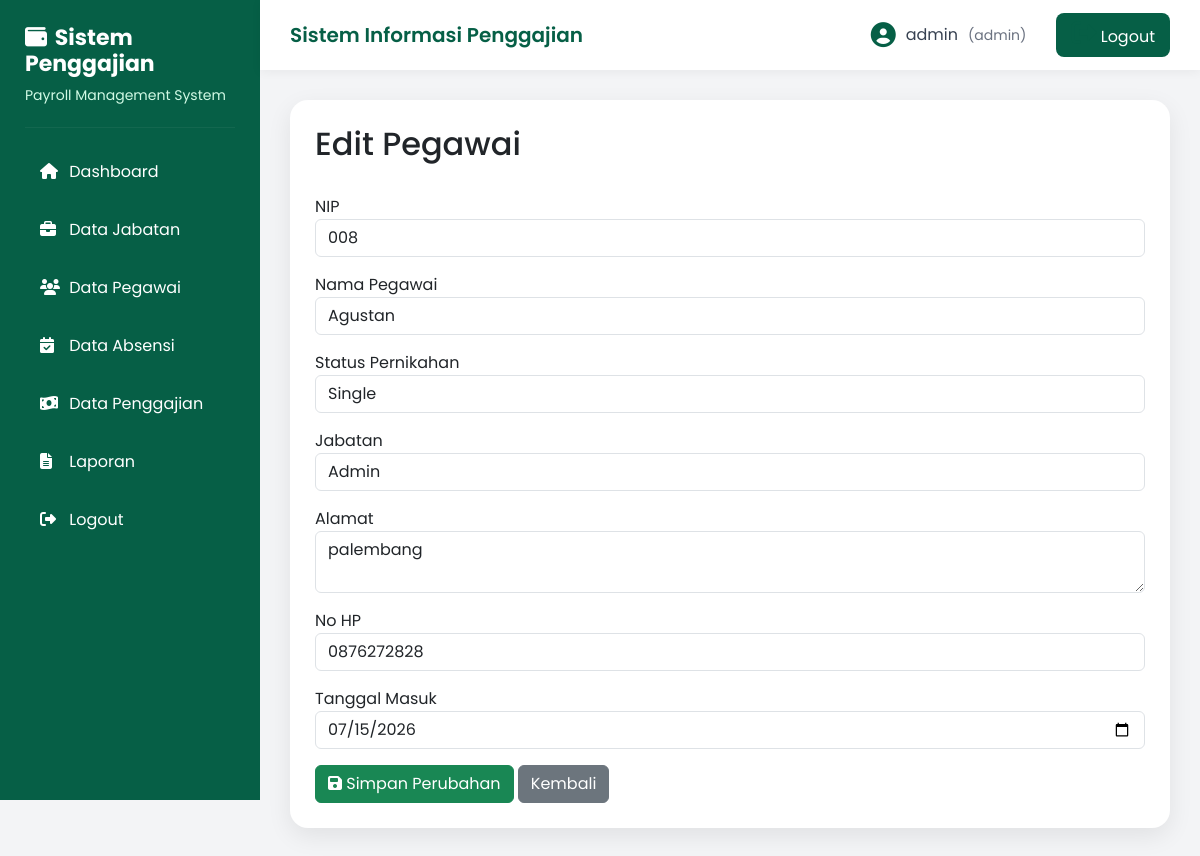
The app's page /admin/pegawai/edit.php?id=6 (signed in) with its own data.
### tables this page shows
CREATE TABLE `pegawai` (
  `id_pegawai` int(11) NOT NULL,
  `nip` varchar(20) NOT NULL,
  `nama_pegawai` varchar(100) NOT NULL,
  `alamat` text NOT NULL,
  `no_hp` varchar(15) DEFAULT NULL,
  `tanggal_masuk` date NOT NULL,
  `id_jabatan` int(11) NOT NULL,
  `status_pernikahan` enum('Single','Menikah') NOT NULL DEFAULT 'Single'
);

CREATE TABLE `jabatan` (
  `id_jabatan` int(11) NOT NULL,
  `nama_jabatan` varchar(100) NOT NULL,
  `gaji_pokok` decimal(12,2) NOT NULL,
  `tunjangan` decimal(12,2) NOT NULL
);

### admin/pegawai/edit.php (the view, shortened to what this page needs)
<?php
include '../../config/koneksi.php';
$id = $_GET['id'];
$data = mysqli_query($koneksi,"
SELECT *
FROM pegawai
WHERE id_pegawai='$id'
");
$row = mysqli_fetch_assoc($data);
$jabatan = mysqli_query($koneksi,"
SELECT *
FROM jabatan
ORDER BY nama_jabatan ASC
");
include '../../template/header.php';
include '../../template/sidebar.php';
include '../../template/navbar.php';
?>
<div class="content">
<div class="card-custom">
<h2>Edit Pegawai</h2>
<br>
<form action="proses_edit.php" method="POST">
<div class="mb-3">
<label>NIP</label>
<input
type="text"
name="nip"
class="form-control"
value="<?= $row['nip']; ?>"
required>
</div>
<div class="mb-3">
<label>Nama Pegawai</label>
<input
type="text"
name="nama_pegawai"
class="form-control"
value="<?= $row['nama_pegawai']; ?>"
required>
</div>
<div class="mb-3">
<label>Status Pernikahan</label>
<select
name="status_pernikahan"
class="form-control"
required>
<option value="Single"
<?= ($row['status_pernikahan']=="Single") ? "selected" : ""; ?>>
Single
</option>
</select>
</div>
<div class="mb-3">
<label>Jabatan</label>
<select
name="id_jabatan"
class="form-control"
required>
<?php while($j=mysqli_fetch_assoc($jabatan)){ ?>
<option
value="<?= $j['id_jabatan']; ?>"
<?= ($j['id_jabatan']==$row['id_jabatan']) ? 'selected' : ''; ?>>
<?= $j['nama_jabatan']; ?>
</option>
<?php } ?>
</select>
</div>
<div class="mb-3">
<label>Alamat</label>
<textarea
name="alamat"
class="form-control"><?= $row['alamat']; ?></textarea>
</div>
<div class="mb-3">
<label>No HP</label>
<input
type="text"
name="no_hp"
class="form-control"
value="<?= $row['no_hp']; ?>">
</div>
<div class="mb-3">
<label>Tanggal Masuk</label>
<input
type="date"
name="tanggal_masuk"
class="form-control"
value="<?= $row['tanggal_masuk']; ?>"
required>
</div>
<button
type="submit"
class="btn btn-success">
<i class="fas fa-save"></i>
Simpan Perubahan
</button>
<a
href="index.php"
class="btn btn-secondary">
Kembali
</a>
</form>
</div>
</div>
<?php
include '../../template/footer.php';
?>

### assets/css/style.css (style rules this page uses)
* { margin:0; padding:0; box-sizing:border-box; font-family:'Poppins',sans-serif; }
body { background:#F3F4F6; }
.content { margin-left:260px; padding:30px; }
.card-custom { background:#fff; border-radius:18px; padding:25px; box-shadow:0 8px 25px rgba(0,0,0,.08); }

### records on screen
pegawai: nip "008", nama_pegawai "Agustan", status_pernikahan "Single", id_jabatan "Admin", alamat "palembang", no_hp "0876272828", tanggal_masuk "07/15/2026"

### other values on screen
$_SESSION['username'] "admin"
$_SESSION['role'] "admin"
